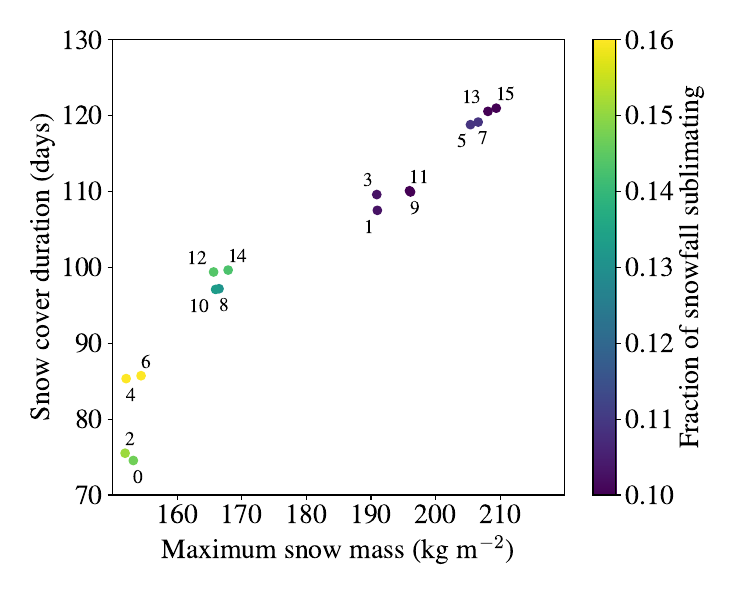

Reproduce this figure in Python.
"""
A Flexible Snow Model (FSM 2.1.1) including a forest canopy
Figure 9. Maximum sub-canopy snow mass, duration of snow cover on the ground and fraction of total snowfall
sublimating in the 16 Alptal forest simulations numbered in Table 1.
"""
import matplotlib.pyplot as plt
import numpy as np

plt.rcParams['font.size'] = 20
plt.rcParams['mathtext.fontset'] = 'cm'
plt.rcParams['font.family'] = 'STIXGeneral'
fig = plt.figure(figsize=(7.35,6))

table = np.loadtxt('Figure09.csv',delimiter=',')
conf = table[:,0].astype(int)
mass = table[:,1]
durn = table[:,2]
subl = table[:,3]

plt.scatter(mass,durn,c=subl,vmin=0.1,vmax=0.16)
plt.colorbar(label='Fraction of snowfall sublimating')

plt.annotate('0',(mass[0],durn[0]-3),fontsize=14)
plt.annotate('1',(mass[1]-2,durn[1]-3),fontsize=14)
plt.annotate('2',(mass[2],durn[2]+1),fontsize=14)
plt.annotate('3',(mass[3]-2,durn[3]+1),fontsize=14)
plt.annotate('4',(mass[4],durn[4]-3),fontsize=14)
plt.annotate('5',(mass[5]-2,durn[5]-3),fontsize=14)
plt.annotate('6',(mass[6],durn[6]+1),fontsize=14)
plt.annotate('7',(mass[7],durn[7]-3),fontsize=14)
plt.annotate('8',(mass[8],durn[8]-3),fontsize=14)
plt.annotate('9',(mass[9],durn[9]-3),fontsize=14)
plt.annotate('10',(mass[10]-4,durn[10]-3),fontsize=14)
plt.annotate('11',(mass[11],durn[11]+1),fontsize=14)
plt.annotate('12',(mass[12]-4,durn[12]+1),fontsize=14)
plt.annotate('13',(mass[13]-4,durn[13]+1),fontsize=14)
plt.annotate('14',(mass[14],durn[14]+1),fontsize=14)
plt.annotate('15',(mass[15],durn[15]+1),fontsize=14)

plt.xlim(150,220)
plt.xticks([160,170,180,190,200,210])
plt.xlabel('Maximum snow mass (kg m$^{-2}$)')
plt.ylabel('Snow cover duration (days)')
plt.ylim(70,130)
plt.tight_layout()
plt.savefig('Figure09.pdf')

